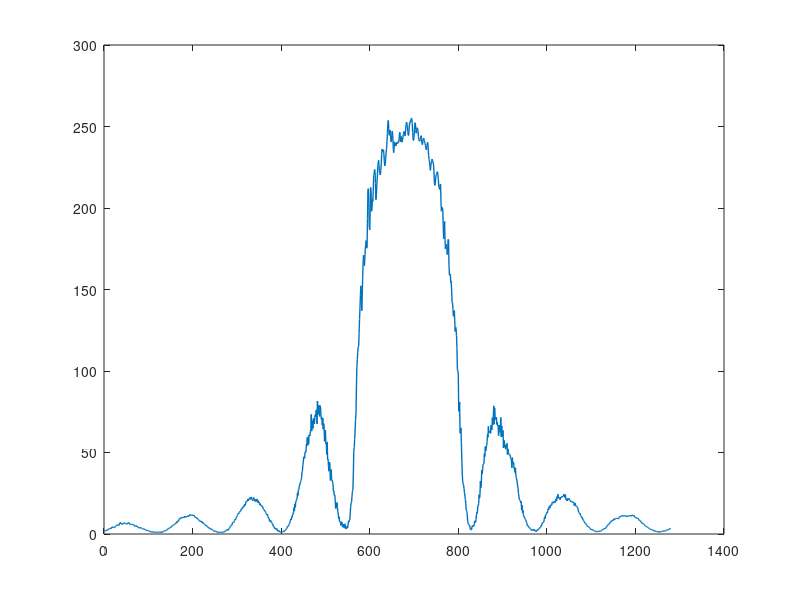

Recreate this plot in MATLAB. (Note: this script raises an error after producing the figure.)
%% Import data from text files
h_data = importdata('saved_data/h_list_1.txt')

%% Plotting horizontal data into MATLAB's graphing function
h_domain = 0:1:1279;    % Defined domain as from 0 to 1279 in steps of 1

%figure(1)               % Figure value of 1 for the horizontal data
plot(h_domain,h_data,'LineWidth',1)   % Plotting the imported horizontla data



%% Plot Bessel function - need to adapt this for my own image analyser
% Defining the domain for the theoretical function
lmda = 700 * 10^(-9)
theo_domain = sqrt(linspace(0,1279,100).^2 + linspace(0,1023,100).^2)

size(main_domain)
size(theo_domain)

% Calculating the first five Bessel functions of the first kind.
J = (besselj(0,theo_domain-690) * cos(pi) * 190).^2

%figure(2)               % Figure value of 2 for the theoretical data
hold on
plot(theo_domain,J,'LineWidth',1)
xlim([0 1280])           % Setting axis limits
ylim([0 255])
hold off
%axis([0 20 -.5 1])
grid off
legend('Horizontal Intensity','Theoretical Model','Location','Best')
%title('Bessel Functions of the First Kind for v = 0')
xlabel('Distance (px)')
ylabel('Intensity')
